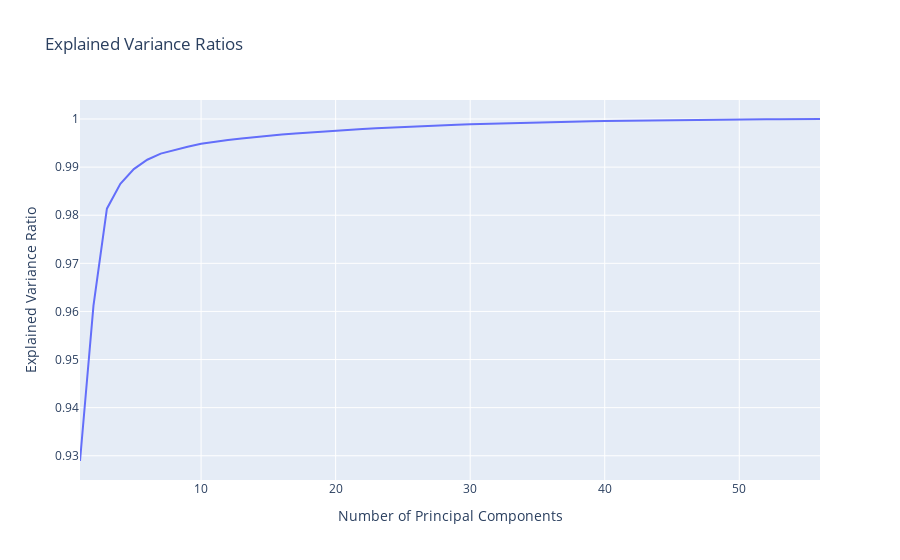

The notebook cell this image was saved under:
### Code cell
# plotting explained variance ratios
fig1 = px.line(
    x = range(1, 57),
    y = explained_variance_ratio,
    labels = {"x": "Number of Principal Components", "y": "Explained Variance Ratio"},
    title = "Explained Variance Ratios"
)

fig1.show()

### Figure 1 — Plotly figure (JSON) as saved in the notebook; plotly's stock layout.template omitted (floating-point values rounded to 4 significant figures)
{"data": [{"hovertemplate": "Number of Principal Components=%{x}<br>Explained Variance Ratio=%{y}<extra></extra>", "legendgroup": "", "line": {"color": "#636efa", "dash": "solid"}, "marker": {"symbol": "circle"}, "mode": "lines", "name": "", "orientation": "v", "showlegend": false, "type": "scatter", "x": [1, 2, 3, 4, 5, 6, 7, 8, 9, 10, 11, 12, 13, 14, 15, 16, 17, 18, 19, 20, 21, 22, 23, 24, 25, 26, 27, 28, 29, 30, 31, 32, 33, 34, 35, 36, 37, 38, 39, 40, 41, 42, 43, 44, 45, 46, 47, 48, 49, 50, 51, 52, 53, 54, 55, 56], "xaxis": "x", "y": [0.9289, 0.9612, 0.9814, 0.9865, 0.9896, 0.9915, 0.9928, 0.9936, 0.9942, 0.9948, 0.9953, 0.9956, 0.9959, 0.9962, 0.9965, 0.9968, 0.997, 0.9972, 0.9974, 0.9976, 0.9978, 0.9979, 0.9981, 0.9982, 0.9983, 0.9985, 0.9986, 0.9987, 0.9988, 0.9989, 0.999, 0.9991, 0.9991, 0.9992, 0.9993, 0.9994, 0.9994, 0.9995, 0.9995, 0.9996, 0.9996, 0.9997, 0.9997, 0.9997, 0.9998, 0.9998, 0.9998, 0.9999, 0.9999, 0.9999, 0.9999, 1.0, 1.0, 1.0, 1.0, 1], "yaxis": "y"}], "layout": {"legend": {"tracegroupgap": 0}, "title": {"text": "Explained Variance Ratios"}, "xaxis": {"anchor": "y", "domain": [0, 1], "title": {"text": "Number of Principal Components"}}, "yaxis": {"anchor": "x", "domain": [0, 1], "title": {"text": "Explained Variance Ratio"}}}}
